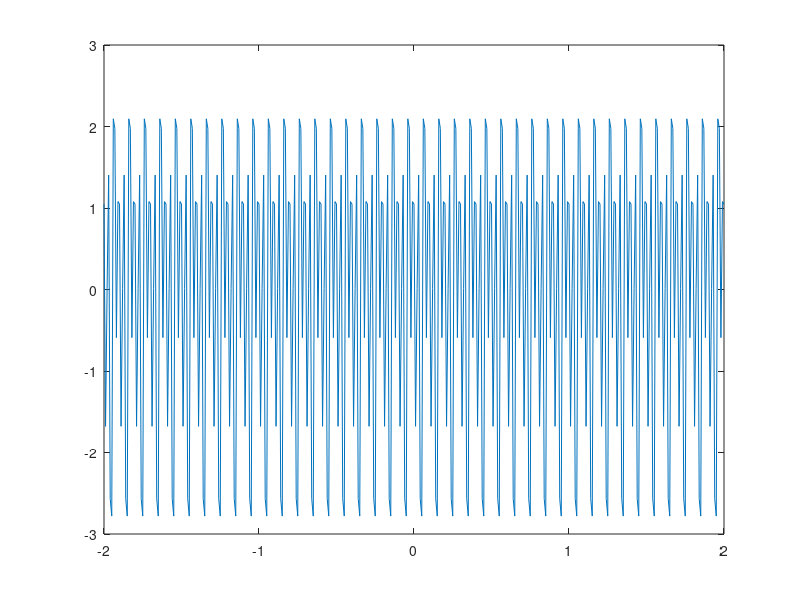

This figure's MATLAB source:
t=-2:0.01:2;
f=1*cos(2*pi*10*t+pi/3);
g=2*cos(2*pi*30*t+pi/4);
h=1*cos(2*pi*20*t+pi/6);
k=f+g-h;
plot(t,k)
ylim([-3,3])